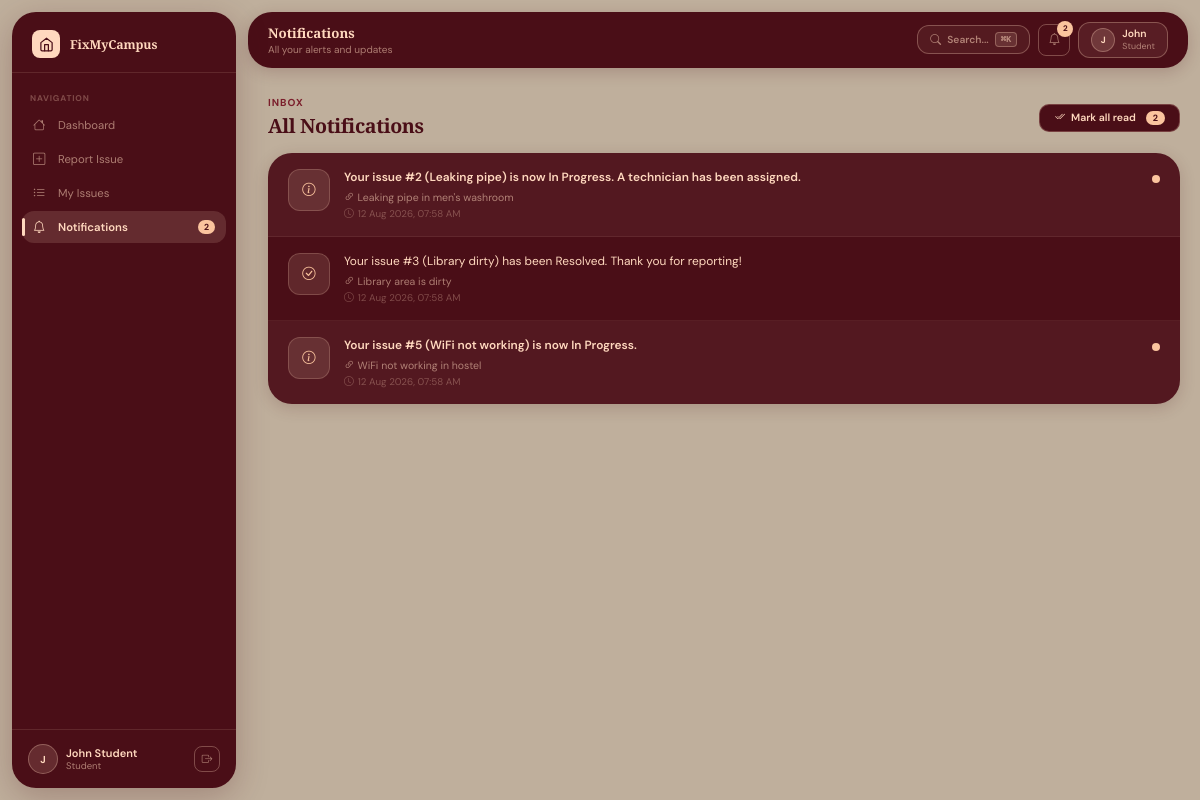
Page /reporter/notifications.php (signed in) on the committed database.
### tables this page shows
CREATE TABLE IF NOT EXISTS notifications (
    notification_id INT(11) NOT NULL AUTO_INCREMENT,
    user_id INT(11) NOT NULL,
    issue_id INT(11) DEFAULT NULL,
    message TEXT NOT NULL,
    is_read TINYINT(1) NOT NULL DEFAULT 0,
    notif_type VARCHAR(50) DEFAULT 'info',
    created_at DATETIME DEFAULT CURRENT_TIMESTAMP,
    PRIMARY KEY (notification_id),
    KEY fk_notif_user (user_id),
    KEY fk_notif_issue (issue_id),
    CONSTRAINT fk_notif_user FOREIGN KEY (user_id) REFERENCES users(user_id) ON DELETE CASCADE,
    CONSTRAINT fk_notif_issue FOREIGN KEY (issue_id) REFERENCES issues(issue_id) ON DELETE CASCADE
);

CREATE TABLE IF NOT EXISTS issues (
    issue_id INT(11) NOT NULL AUTO_INCREMENT,
    title VARCHAR(200) NOT NULL,
    description TEXT NOT NULL,
    category_id INT(11) DEFAULT NULL,
    location VARCHAR(200) NOT NULL,
    priority ENUM('low','medium','high','critical') NOT NULL DEFAULT 'medium',
    status ENUM('pending','in_progress','resolved','closed','rejected') NOT NULL DEFAULT 'pending',
    reported_by INT(11) NOT NULL,
    assigned_to INT(11) DEFAULT NULL,
    parent_id INT(11) DEFAULT NULL,
    is_parent TINYINT(1) DEFAULT 0,
    affected_count INT(11) DEFAULT 1,
    admin_remark TEXT DEFAULT NULL,
    created_at DATETIME DEFAULT CURRENT_TIMESTAMP,
    updated_at DATETIME DEFAULT CURRENT_TIMESTAMP ON UPDATE CURRENT_TIMESTAMP,
    PRIMARY KEY (issue_id),
    KEY fk_reported_by (reported_by),
    KEY fk_assigned_to (assigned_to),
    KEY fk_category (category_id),
    KEY fk_parent_issue (parent_id),
    CONSTRAINT fk_reported_by FOREIGN KEY (reported_by) REFERENCES users(user_id) ON DELETE CASCADE,
    CONSTRAINT fk_assigned_to FOREIGN KEY (assigned_to) REFERENCES users(user_id) ON DELETE SET NULL,
    CONSTRAINT fk_category FOREIGN KEY (category_id) REFERENCES categories(category_id) ON DELETE SET NULL,
    CONSTRAINT fk_parent_issue FOREIGN KEY (parent_id) REFERENCES issues(issue_id) ON DELETE SET NULL
);

### reporter/notifications.php (the view, shortened to what this page needs)
<?php
require_once '../includes/notification_helper.php';
$u=currentUser();
$allNotifs=$pdo->prepare("SELECT n.*,i.title as issue_title FROM notifications n LEFT JOIN issues i ON n.issue_id=i.issue_id WHERE n.user_id=? ORDER BY n.created_at DESC");
$allNotifs->execute([$u['id']]);$allNotifs=$allNotifs->fetchAll();
$unreadCount=array_reduce($allNotifs,fn($c,$n)=>$c+($n['is_read']?0:1),0);
?><!DOCTYPE html>
<html lang="en">
<head>
<link rel="stylesheet" href="https://cdn.jsdelivr.net/npm/bootstrap-icons@1.11.3/font/bootstrap-icons.min.css">
<link rel="stylesheet" href="../assets/css/style.css">
</head>
<body>
<div class="app-wrapper">
  <?php include '../includes/sidebar.php';?>
  <div class="main-content">
    <?php include '../includes/topbar.php';?>
    <div class="page-content">
      <div style="display:flex;align-items:center;justify-content:space-between;margin-bottom:14px;">
        <div>
          <div style="font-size:.72rem;font-weight:700;letter-spacing:.1em;text-transform:uppercase;color:var(--burg2);margin-bottom:3px;">Inbox</div>
          <h2 style="font-family:'Playfair Display',serif;font-size:1.4rem;font-weight:700;color:var(--burg);letter-spacing:-.02em;">All Notifications</h2>
        </div>
        <?php if($unreadCount>0):?>
          <a href="?mark_all=1" class="notif-mark-btn" style="background:var(--burg);color:var(--peach);border:1px solid rgba(255,216,190,.25);">
            <i class="bi bi-check2-all"></i> Mark all read
            <span style="background:var(--peach2);color:var(--burg);border-radius:10px;padding:1px 7px;font-size:.65rem;font-weight:700;margin-left:4px;"><?=$unreadCount?></span>
          </a>
        <?php endif;?>
      </div>
      <div class="panel-burg" style="border-radius:24px;overflow:hidden;">
        <?php if(empty($allNotifs)):?>
          <div style="text-align:center;padding:56px 20px;">
            <i class="bi bi-bell-slash" style="font-size:2.2rem;color:var(--peach-dimmer);display:block;margin-bottom:14px;"></i>
            <div style="font-size:.95rem;font-weight:600;color:var(--peach);margin-bottom:6px;">You're all caught up!</div>
            <div style="font-size:.8rem;color:var(--peach-dim);">No notifications yet. We'll let you know when something happens.</div>
          </div>
        <?php else:?>
          <?php
          $iconMap=['info'=>'bi-info-circle','success'=>'bi-check-circle','warning'=>'bi-exclamation-triangle','danger'=>'bi-exclamation-circle'];
          foreach($allNotifs as $n):
            $icon=$iconMap[$n['notif_type']]??'bi-bell';
          ?>
          <a href="?read=<?=$n['notification_id']?>" class="notif-page-item<?=$n['is_read']?'':' unread'?>">
            <div class="notif-page-icon"><i class="bi <?=$icon?>"></i></div>
            <div style="flex:1;min-width:0;">
              <div class="notif-page-msg"><?=htmlspecialchars($n['message'])?></div>
              <?php if($n['issue_title']):?>
                <span class="notif-page-link"><i class="bi bi-link-45deg" style="margin-right:3px;"></i><?=htmlspecialchars($n['issue_title'])?></span>
              <?php endif;?>
              <div class="notif-page-time"><i class="bi bi-clock" style="margin-right:4px;"></i><?=date('d M Y, h:i A',strtotime($n['created_at']))?></div>
            </div>
            <?php if(!$n['is_read']):?><div class="notif-unread-dot"></div><?php endif;?>
          </a>
          <?php endforeach;?>
        <?php endif;?>
      </div>
    </div>
  </div>
</div>
</body></html>

### assets/css/style.css (style rules this page uses)
*,*::before,*::after { box-sizing:border-box;margin:0;padding:0 }
:root { --bg:#bfaf9c; --burg:#4A0E17; --burg2:#7B1E2B; --burg3:#5E1120; --cream:#EAE0D3; --cream2:#F5EDE3; --peach:#FFD8BE; --peach2:#FBC49E; --peach-dim:rgba(255,216,190,.55); --peach-dimmer:rgba(255,216,190,.3); --r:24px; --r-sm:12px; --g:12px; --sidebar-w:224px; --sidebar-margin:12px; }
html,body { min-height:100vh;background:var(--bg);font-family:'DM Sans',sans-serif;color:var(--burg);-webkit-font-smoothing:antialiased;font-size:14px }
a { text-decoration:none;transition:color .15s }
.app-wrapper { display:flex;min-height:100vh;background:var(--bg) }
.main-content { margin-left:calc(var(--sidebar-w) + var(--sidebar-margin) + var(--g)); flex:1; min-height:100vh; }
.page-content { padding:16px 20px 28px;max-width:1280px;margin:0 auto }
.panel-burg { background:var(--burg);border-radius:var(--r);margin-bottom:14px;overflow:hidden;box-shadow:0 4px 16px rgba(74,14,23,.18) }
.notif-page-item { display:flex;align-items:flex-start;gap:14px; padding:16px 20px; border-bottom:1px solid rgba(255,216,190,.08); text-decoration:none; transition:background .15s; position:relative; }
.notif-page-item:last-child { border-bottom:none }
.notif-page-item.unread { background:rgba(255,216,190,.05) }
.notif-page-icon { width:42px;height:42px;flex-shrink:0; border-radius:12px; background:rgba(255,216,190,.12); border:1px solid rgba(255,216,190,.2); display:flex;align-items:center;justify-content:center; font-size:.95rem;color:var(--peach2); }
.notif-page-msg { font-size:.85rem;line-height:1.5;color:var(--peach);font-weight:400 }
.notif-page-item.unread .notif-page-msg { font-weight:600;color:var(--peach) }
.notif-page-link { font-size:.75rem;color:var(--peach-dim);margin-top:4px;display:block }
.notif-page-time { font-size:.7rem;color:var(--peach-dimmer);margin-top:3px }
.notif-unread-dot { width:8px;height:8px;background:var(--peach2);border-radius:50%;flex-shrink:0;margin-top:6px }
.notif-mark-btn { display:inline-flex;align-items:center;gap:6px; padding:6px 14px;border-radius:10px; background:rgba(255,216,190,.12); border:1px solid var(--peach-dimmer); color:var(--peach);font-size:.75rem;font-weight:600; text-decoration:none;transition:all .18s; }

### rows in the picture
notifications: message "Your issue #2 (Leaking pipe) is now In Progress. A technician has been assigned.", issue.title "Leaking pipe in men's washroom", created_at "12 Aug 2026, 07:58 AM", is_read 0 (drawn)
notifications: message "Your issue #3 (Library dirty) has been Resolved. Thank you for reporting!", issue.title "Library area is dirty", created_at "12 Aug 2026, 07:58 AM"
notifications: message "Your issue #5 (WiFi not working) is now In Progress.", issue.title "WiFi not working in hostel", created_at "12 Aug 2026, 07:58 AM", is_read 0 (drawn)

### other values in the picture
$item['label'] "Dashboard"
$item['label'] "Report Issue"
$item['label'] "My Issues"
$item['label'] "Notifications"
$item['badge'] "2"
$initials "J"
$u['name'] "John Student"
$u['role'] "Student"
$pageTitle "Notifications"
$pageSubtitle "All your alerts and updates"
$unread "2"
substr($u['name'],0,1) "J"
explode(' ',$u['name'])[0] "John"
$role "Student"
$unreadCount "2"
